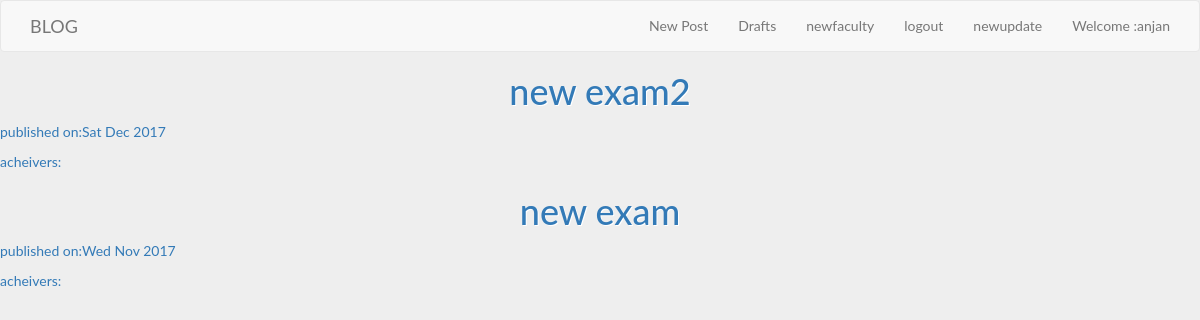
/section_list/ (signed in), run on the app's committed database.
### schoolapp/models.py (models this page shows, shortened)
class Exam(models.Model):
    name = models.CharField(max_length = 200)
    examdescription = models.TextField()
    created_date = models.DateTimeField(default = timezone.now)

### schoolapp/views.py (the view)
# urls.py: url(r'^section_list/$',views.SectionListView.as_view(),name='section_list'),
class SectionListView(ListView):
    model = Exam
    def get_queryset(self):
        return Exam.objects.order_by('-created_date')

### schoolapp/templates/schoolapp/exam_list.html
{% extends 'schoolapp/base.html'%}
{% block content %}
<div class="centerstage">
  {% for exams in exam_list %}
   <div class="post">
     <h1><a href="{% url 'exam_detail' pk=exams.pk %}">{{exams.name}}</h1>
      <div class="date">
        <p>published on:{{ exams.created_date|date:"D M Y"}}</p>
      </div>
      <a href="{% url 'exam_detail' pk=exams.pk %}">acheivers: {{ acheivers.count }}</a>
   </div>
  {% endfor %}
</div>
{% endblock %}

### schoolapp/templates/schoolapp/base.html (shortened to what this page needs)
<!DOCTYPE html>
{% load staticfiles %}
<html>
  <head>
    <link rel="stylesheet" href="https://maxcdn.bootstrapcdn.com/bootstrap/3.3.7/css/bootstrap.min.css">
     <link rel="stylesheet" href="//cdn.jsdelivr.net/medium-editor/latest/css/medium-editor.min.css" type="text/css" media="screen" charset="utf-8">
    <link rel="stylesheet" href="{% static 'css/style.css' %}">
  </head>
  <body>
    <nav class="navbar navbar-default techfont custom-navbar">
      <div class="container">
        <ul class="nav navbar-nav">
          <li><a class="navbar-brand bigbrand" href="{% url 'post_list'%}">BLOG</a></li>
        </ul>
        <ul class="nav navbar-nav navbar-right">
          {% if user.is_authenticated %}
          <li>
            <a href="{% url 'post_new'%}">New Post</a>
          </li>
          <li>
            <a href="{% url 'post_draft_list'%}">Drafts</a>
          </li>
           <li>
             <a href="{% url 'faculty_new'%}">newfaculty</a>
           </li>
          <li>
            <a href="{% url 'logout'%}">logout</a>
          </li>
          <li>
            <a href="{% url 'update_new'%}">newupdate</a>
          </li>
           <li>
             <a>Welcome :{{user.username}}</a>
           </li>
          {% endif %}
        </ul>
      </div>
    </nav>
                   {% block content %}
                   {% endblock %}
</body>
</html>

### schoolapp/static/css/style.css (style rules this page uses)
body { background: #eee !important; }
*, *:before, *:after { -moz-box-sizing: border-box; -webkit-box-sizing: border-box; box-sizing: border-box; }
h1 { text-align: center; color: #a8a8a8; text-shadow: 1px 1px 0 white; }
body { font-family: "Lato", sans-serif; transition: background-color .5s; }
nav { padding-top: 0 !important;; padding-bottom: 0 !important; }
body { transition: background-color .5s; }

### data on the page
Exam: name "new exam2", created_date "Sat Dec 2017"
Exam: name "new exam", created_date "Wed Nov 2017"

### other printed values
{{ user.username }} "anjan"
